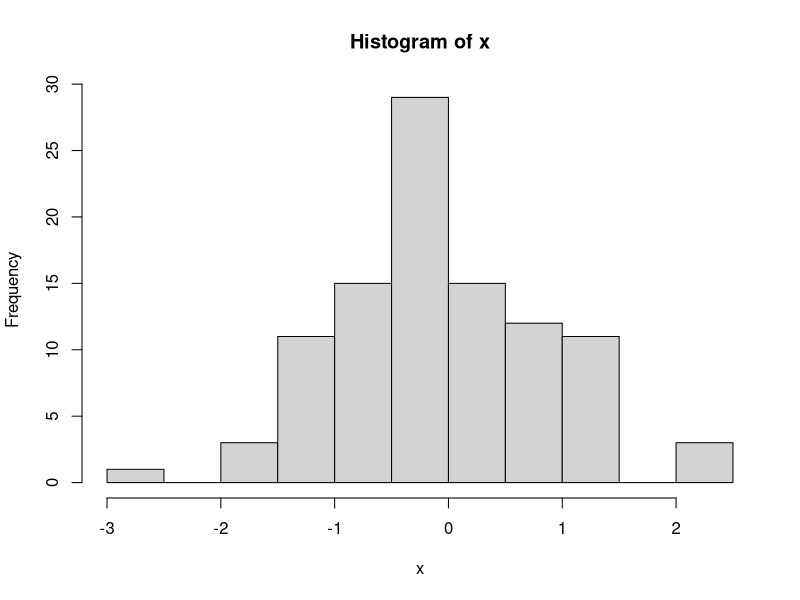
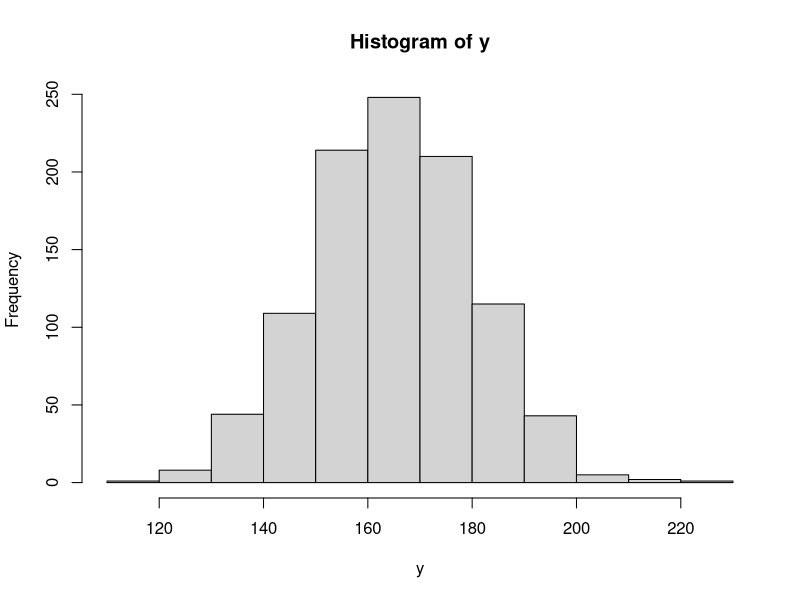
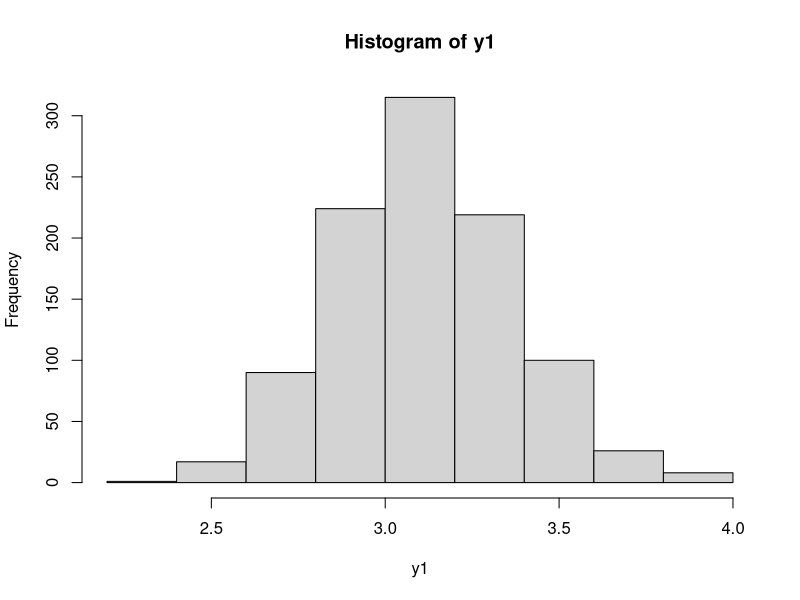

The R source for these figures, in order:
#lat1
x = rnorm(100, 0, 1)
View (x)
hist (x)
pnorm(160, 165, 6)
1-pnorm(180, 165, 6)
pnorm(180, 165,6) - pnorm(160, 165,6)
dbinom(2, 5, 0.791462)
pnorm(84, mean=72, sd=15.2, lower.tail=FALSE)
1-pnorm(84, 72, 15.2)

#lat2
y=rnorm(1000, 165, 15)
View(y)
hist(y)
y1=rnorm(1000, 3.12, 0.25)
View(y1)
hist(y1)

#lat3
pnorm(150, 165, 6)
1-pnorm(170, 165, 6)
pnorm(180, 165, 6) - pnorm(150, 165, 6)
dbinom(2, 7, 0.9875807)

#lat4
diatas_158 = pnorm(158, mean=175, sd=30, lower.tail=FALSE)
print(diatas_158)
dibawah_125 = pnorm(125, mean=175, sd=30, lower.tail=TRUE)
print(dibawah_125)
1 - diatas_158 - dibawah_125
1-pnorm(150, 175, 30)
